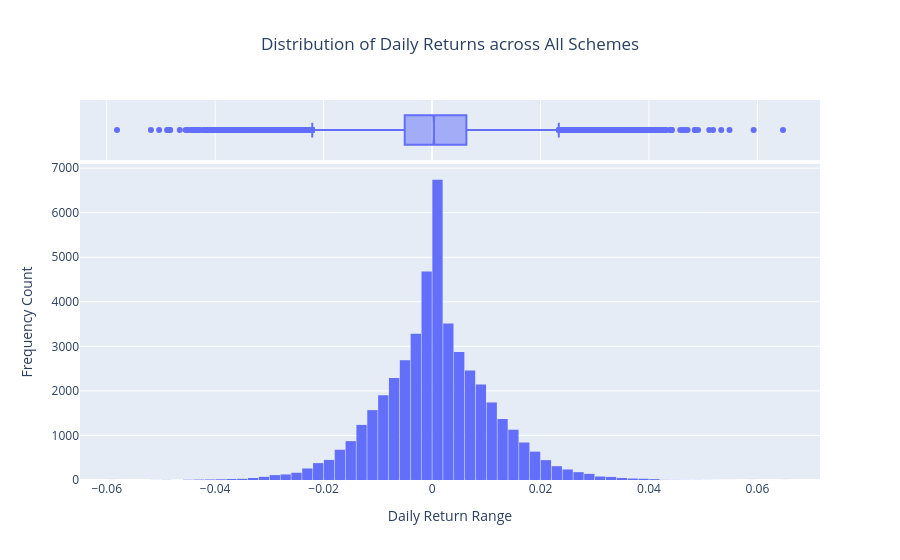

Notebook cell for this chart:
### Code cell
import pandas as pd
import numpy as np
import sqlite3
import plotly.express as px
from pathlib import Path

# 1. Setup the safe path to the main directory database
db_path = Path("..") / "bluestock_mf.db"
conn = sqlite3.connect(db_path)

# 2. Extract data into Pandas DataFrames
fact_nav = pd.read_sql_query("SELECT * FROM fact_nav", conn)
dim_fund = pd.read_sql_query("SELECT * FROM dim_fund", conn)
conn.close()

# 3. Process dates and sort data chronologically by scheme and date
fact_nav['date'] = pd.to_datetime(fact_nav['date'])
fact_nav = fact_nav.sort_values(by=['amfi_code', 'date']).reset_index(drop=True)

# 4. Compute daily returns grouped by each individual fund scheme (amfi_code)
# Formula: (NAV_t / NAV_t-1) - 1
fact_nav['daily_return'] = fact_nav.groupby('amfi_code')['nav'].pct_change()

print("--- Data Processing Complete ---")
print(fact_nav[['amfi_code', 'date', 'nav', 'daily_return']].dropna().head())

# 5. Filter out NaN values from the first operational day of each fund
clean_returns = fact_nav.dropna(subset=['daily_return'])

# 6. Generate the interactive Plotly distribution histogram
fig = px.histogram(
    clean_returns, 
    x="daily_return", 
    nbins=120,
    title="Distribution of Daily Returns across All Schemes",
    labels={'daily_return': 'Daily Return (% Change)'},
    marginal="box"
)

fig.update_layout(
    bargap=0.05, 
    title_x=0.5,
    xaxis_title="Daily Return Range",
    yaxis_title="Frequency Count"
)

# Display the interactive validation chart
fig.show()

### Figure 1 — Plotly figure (JSON) as saved in the notebook; plotly's stock layout.template omitted (floating-point values rounded to 4 significant figures; data arrays with more than 128 entries replaced by an {"elided": "..."} marker saying what was removed)
{"data": [{"bingroup": "x", "hovertemplate": "Daily Return (% Change)=%{x}<br>count=%{y}<extra></extra>", "legendgroup": "", "marker": {"color": "#636efa", "pattern": {"shape": ""}}, "name": "", "nbinsx": 120, "orientation": "v", "showlegend": false, "type": "histogram", "x": {"elided": "45960 float values"}, "xaxis": "x", "yaxis": "y"}, {"hovertemplate": "Daily Return (% Change)=%{x}<extra></extra>", "legendgroup": "", "marker": {"color": "#636efa"}, "name": "", "notched": true, "showlegend": false, "type": "box", "x": {"elided": "45960 float values"}, "xaxis": "x2", "yaxis": "y2"}], "layout": {"bargap": 0.05, "barmode": "relative", "legend": {"tracegroupgap": 0}, "title": {"text": "Distribution of Daily Returns across All Schemes", "x": 0.5}, "xaxis": {"anchor": "y", "domain": [0, 1], "title": {"text": "Daily Return Range"}}, "xaxis2": {"anchor": "y2", "domain": [0, 1], "matches": "x", "showgrid": true, "showticklabels": false}, "yaxis": {"anchor": "x", "domain": [0, 0.8316], "title": {"text": "Frequency Count"}}, "yaxis2": {"anchor": "x2", "domain": [0.8416, 1], "matches": "y2", "showgrid": false, "showline": false, "showticklabels": false, "ticks": ""}}}
